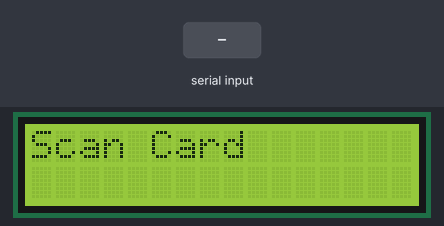
Bench run of a sketch on a simulated Arduino Uno, built with avr-gcc and run on an emulated ATmega328P. Parts: 16×2 character LCD. Inputs (shaded band) come from the test bench. What the sketch prints to the serial monitor is not drawn.

Above: at 1.1 s.
1.2 s: "Y" received over Serial
At 2.2 s:
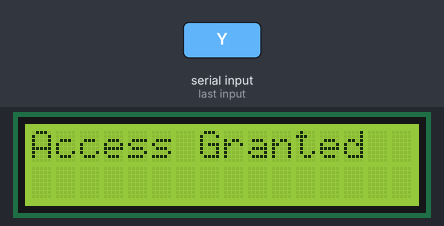
4.2 s: "Y" received over the second serial link
At 5.1 s:
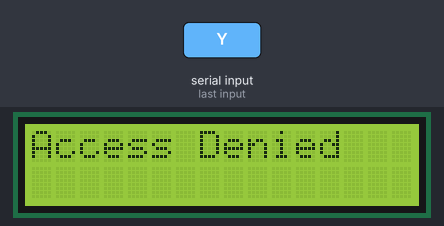
6.8 s: "N" received over Serial
At 7.6 s:
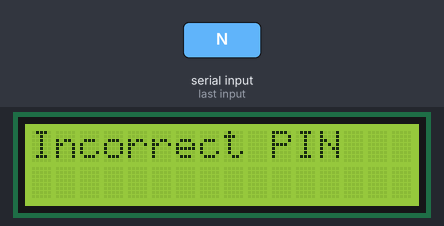
Timing chart, 0 to 9.8 s (numbered marks = the images above; inputs shaded):
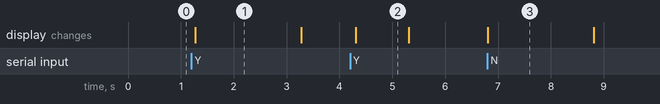

The sketch:

RFID_Access_Control.ino
```cpp
#include <Keypad.h>
#include <LiquidCrystal.h>
#include <SoftwareSerial.h>

//lcd(rs,e,d4,d5,d6,d7);
LiquidCrystal lcd(A5,A4,A3,A2,A1,A0);

//Keypad
const byte ROWS = 4; // Four rows
const byte COLS = 3; // Three columns
// Define the Keymap
char keys[ROWS][COLS] = {
  {    '1','2','3'    }
  ,
  {    '4','5','6'    }
  ,
  {    '7','8','9'    }
  ,
  {    '*','0','#'    }
};
// Connect keypad ROW0, ROW1, ROW2 and ROW3 to these Arduino pins.
byte rowPins[ROWS] = {12,11,10,9 };
// Connect keypad COL0, COL1 and COL2 to these Arduino pins.
byte colPins[COLS] = {8,7,6 };

// Create the Keypad
Keypad keypad = Keypad( makeKeymap(keys), rowPins, colPins, ROWS, COLS );

int key;//to store key values

//RFID only RX is used ie D2
SoftwareSerial rfid(2,3); //Create a 'fake' serial port. D2 is the Rx pin, D3 is the Tx pin.
/////////////////////////
int data1 = 0;
int ok=-1;
// define the tag numbers that can have access
int tagA[12] = {56,52,48,48,56,49,48,51,52,54,52,48}; //  Person A valid
int tagB[12] = {54,69,48,48,48,53,49,68,69,69,57,56}; //  Person B valid
int tagC[12] = {54,69,48,48,48,53,49,56,69,56,57,66}; // Person B, invalid

int newtag[12] = {0,0,0,0,0,0,0,0,0,0,0,0}; // used for read comparisons
/////////////////////////
byte tagfound=0;

char attempt[4]={
  0,0,0,0}; // used for comparison
int z=0;

char a;//from processing

void setup(){

  Serial.begin(9600);
  Serial.flush();

  rfid.begin(9600);//change if different
  rfid.flush();

  lcd.begin(16,2);
  lcd.clear();
  lcd.setCursor(0,0);
  lcd.print("Scan Card");
  establishContact();
}

void loop(){

  readTag();//access denied or granted
  //if serial from processing == 'k' read keypad
  readKeypad();
  if(Serial.available()>0){
    a=Serial.read();
    if(a=='Y'){
      lcd.clear();
      lcd.setCursor(0,0);
      lcd.print("Access Granted");
      delay(2000);
      lcd.clear();
      lcd.setCursor(0,0);
      lcd.print("Scan Card");
    }
    if(a=='N'){
      //pin incorrect
      lcd.clear();
      lcd.setCursor(0,0);
      lcd.print("Incorrect PIN");
      delay(2000);
      lcd.clear();
      lcd.setCursor(0,0);
      lcd.print("Scan Card");
    }
    if(a=='X'){ //card invalid
      //pin incorrect
      lcd.clear();
      lcd.setCursor(0,0);
      lcd.print("Access Denied");
      delay(2000);
      lcd.clear();
      lcd.setCursor(0,0);
      lcd.print("Scan Card");
    }
  }
}

/********FUNCTION PROTOTYPES*******************/
boolean comparetag(int aa[12], int bb[12])
//  compares two arrrays, returns true if identical - good for comparing tags
{
  boolean ff=false;
  int fg=0;
  for (int cc=0; cc<12; cc++)
  {
    if (aa[cc]==bb[cc])
    {
      fg++;
    }
  }
  if (fg==12)
  {
    ff=true;
  }
  return ff;
}
void checkmytags()
//compares each tag against the tag just read
{
  ok=0; // this variable helps decision making, if it is 1, we have a match, zero - a read but no match, -1, no read attempt made
  if (comparetag(newtag,tagA)==true)
  {
    ok++;
    tagfound=1;
    //send id to gui
  }
  if (comparetag(newtag,tagB)==true)
  {
    ok++;
    tagfound=2;
  }
  if (comparetag(newtag,tagC)==true){
    ok++;
    tagfound=3;

  }

}

void readTag()
// poll serial port to see if tag data is coming in (i.e. a read attempt)
{
  ok=-1;
  if (rfid.available() > 0) // if a read has been attempted
  {
    // read the incoming number on serial RX
    delay(100);  // Needed to allow time for the data to come in from the serial buffer.
    for (int z=0; z<12; z++) // read the rest of the tag
    {
      data1=rfid.read();
      newtag[z]=data1;
    }
    rfid.flush(); // stops multiple reads
    // now to match tags up
    checkmytags(); // compare the number of the tag just read against my own tags' number
  }
  //now do something based on tag type
  if (ok>0 == true) // if we had a match
  {
    approved();
    ok=-1;
  }
  else if (ok == 0) // if we didn't have a match
  {
    notApproved();
    ok=-1;
  }

}

void approved()
// when an approved card is read
{
  if(tagfound==1){
    Serial.print("A");
  }
  if(tagfound==2){
    Serial.print("B");
  }
  if(tagfound==3){
    Serial.print("C");
  }
  tagfound=0;
  lcd.clear();
  lcd.setCursor(0,0);
  lcd.print("Enter PIN");
}

void notApproved()
// when an unlisted card is read
{
 // Serial.println("N");
  //Serial.println("Acces Denied");
  lcd.setCursor(0,0);
  lcd.clear();
  lcd.print("Access Denied");
  delay(1000);
  lcd.clear();
  lcd.setCursor(0,0);
  lcd.print("Scan Card");
}
////////////////////////////////////

void readKeypad()
{
  char key = keypad.getKey();
  if (key != NO_KEY)
  {
    switch(key)
    {
    case '*':
      z=0;
      Serial.print('*');//reset
      break;
    case '#':
      delay(100); // for extra debounce
      Serial.print('#'); //enter
      break;
    default:
      attempt[z]=key;
      Serial.print(key);
      z++;
    }
  }
}


//Wait for Processing to respond
void establishContact() {
  while (Serial.available() <= 0) {
    Serial.print('D');   // send a capital D
    delay(300);
  }
}
```

Measured:
- after the input at 1.2 s, the display: changes after 0.07 s (image 1)
- after the input at 4.2 s, the display: changes after 0.10 s (image 2)
- after the input at 6.8 s, the display: changes at once (image 3)
- what the display in image 1 shows lasts 2.0 s, from 1.3 s to 3.3 s
- what the display in image 2 shows lasts 1.0 s, from 4.3 s to 5.3 s
